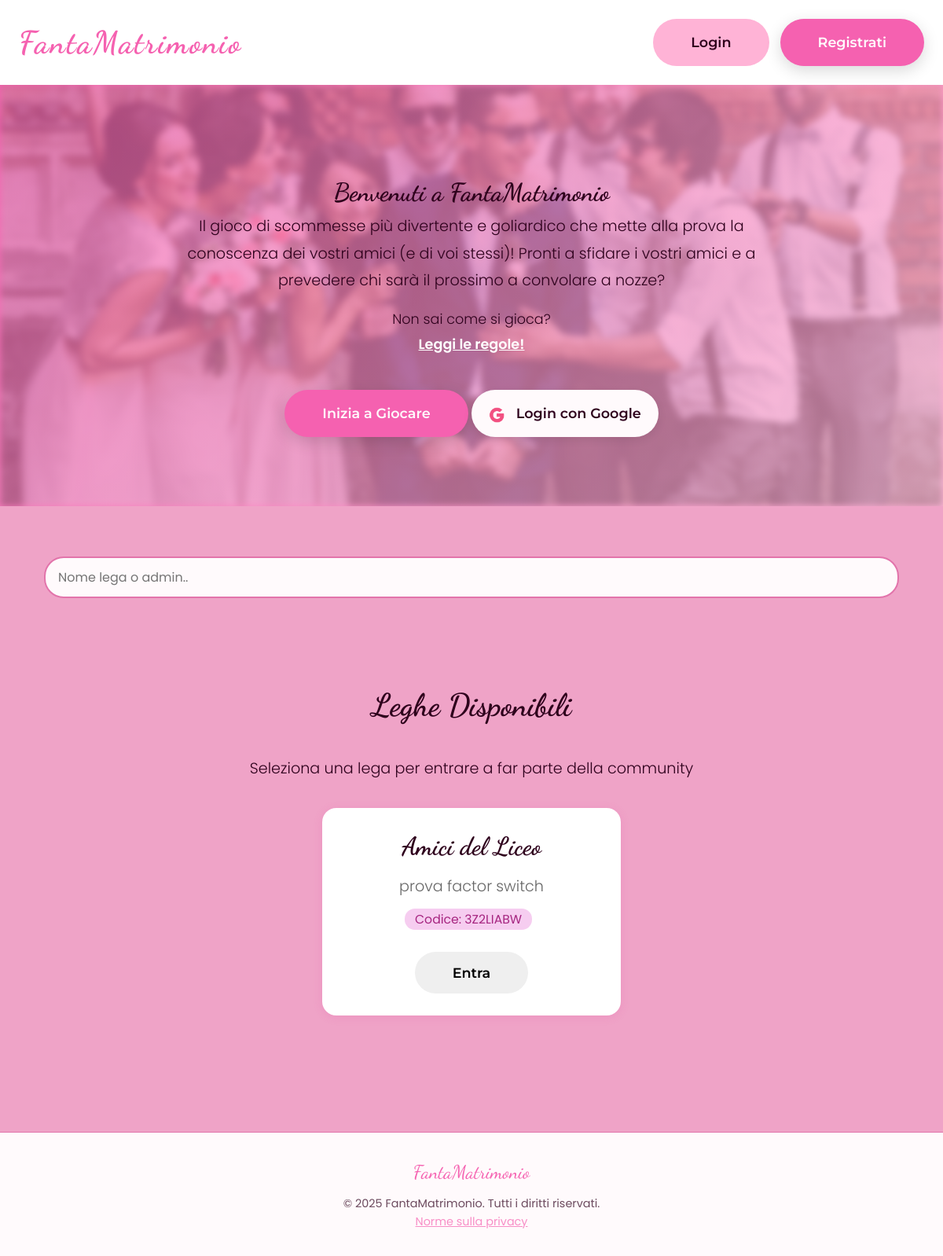
The page / on the database its author committed.
### app.py (models this page shows, shortened)
class League(db.Model):
    id = db.Column(db.Integer, primary_key=True)
    name = db.Column(db.String(200), nullable=False)
    description = db.Column(db.Text)
    code = db.Column(db.String(8), unique=True, nullable=False)
    owner_id = db.Column(db.Integer, db.ForeignKey('user.id'), nullable=False)
    created_at = db.Column(db.DateTime, default=datetime.utcnow)
    is_active = db.Column(db.Boolean, default=True)
    members = db.relationship('LeagueMember', backref='league', lazy=True, cascade='all, delete-orphan')
    factors = db.relationship('Factor', backref='league', lazy=True, cascade='all, delete-orphan')
    password_hash = db.Column(db.String(128), nullable=True)

### app.py (the view)
@app.route("/")
def home():
    print("=" * 50)
    print("DEBUGGING HOMEPAGE - INIZIO")
    print(f"Session keys: {list(session.keys())}")
    print(f"user_id: {session.get('user_id')}")
    print(f"avatar: {session.get('avatar')}")
    print("=" * 50)
    search_query = request.args.get('search', '').strip()
    if search_query:
        leagues = League.query.join(User, League.owner_id == User.id).filter(
            db.or_(
                League.name.ilike(f'%{search_query}%'),
                User.username.ilike(f'%{search_query}%')
            ),
            League.is_active == True
        ).all()
    else:
        leagues = League.query.filter_by(is_active=True).all()
    print(f"Leghe trovate: {len(leagues)}")
    print("=" * 50)
    print("DEBUGGING HOMEPAGE - FINE")
    print(f"Session keys prima del render: {list(session.keys())}")
    print("=" * 50)
    return render_template("index.html", leagues=leagues, search_query=search_query)

### app.py (called while the page is built)
@app.context_processor
def inject_now():
    return {'now': datetime.utcnow()}

@app.context_processor
def inject_cache_buster():
    return {'cache_bust': int(time.time())}

### templates/index.html (shortened to what this page needs)
{% extends "base.html" %}
{% block content %}
<div class="banner-lilla">
  <main>
  <h1>Benvenuti a FantaMatrimonio</h1>
  <p>
    Il gioco di scommesse più divertente e goliardico che mette alla prova la conoscenza dei vostri amici (e di voi stessi)!
    Pronti a sfidare i vostri amici e a prevedere chi sarà il prossimo a convolare a nozze?
  </p>
   <p style="margin-top: 1rem; font-size: 1.1rem;">
    Non sai come si gioca?
    <br>
    <a href="{{ url_for('rules') }}" style="color: white; text-decoration: underline; font-weight: 600;">
      Leggi le regole!
    </a>
  </p>
</main>
  {% if not session.get('user_id') %}
    <a href="{{ url_for('login') }}" class="btn btn-primary">Inizia a Giocare</a>
    <a href="/login/google" class="btn btn-google" style="
    padding-right: 22px;
    padding-left: 22px;
    margin-top: 10px;
">
      <img src="/static/icons8-google-250.png" alt="Google">
      Login con Google
    </a>
  {% else %}
    <a href="{{ url_for('dashboard') }}" class="btn btn-primary">Le Mie Leghe</a>
  {% endif %}
</div>
<main style="max-width: 1200px;">
   <div class="search-container">
    <form method="GET" action="{{ url_for('home') }}" class="search-form">
      <input
        type="text"
        name="search"
        placeholder="Nome lega o admin.."
        value="{{ search_query or '' }}"
        class="search-input"
      >
      <button type="submit" class="search-icon-btn"></button>
    </form>
  </div>
  <h2>Leghe Disponibili</h2>
  <p style="margin-bottom: 2rem;">Seleziona una lega per entrare a far parte della community</p>
  {% if leagues %}
  <div class="league-list">
    {% for league in leagues %}
    <div class="card-league">
      <h1>{{ league.name }}</h1>
      <p style="color: #666; margin: 0.5rem 0;">{{ league.description or 'Nessuna descrizione' }}</p>
      <div class="league-info-row">
        <span class="badge">Codice: {{ league.code }}</span>
      </div>
      <button class="btn-join"
        data-league-id="{{ league.id }}"
        data-league-code="{{ league.code }}"
        data-league-name="{{ league.name }}"
        data-has-password="{{ 'true' if league.password_hash else 'false' }}">
        Entra
      </button>
    </div>
    {% endfor %}
  </div>
  {% else %}
  <p class="no-data">Nessuna lega disponibile al momento</p>
  {% endif %}
</main>
{% endblock %}

### rows shown on the page
League: name "Amici del Liceo", description "prova factor switch", code "3Z2LIABW"
